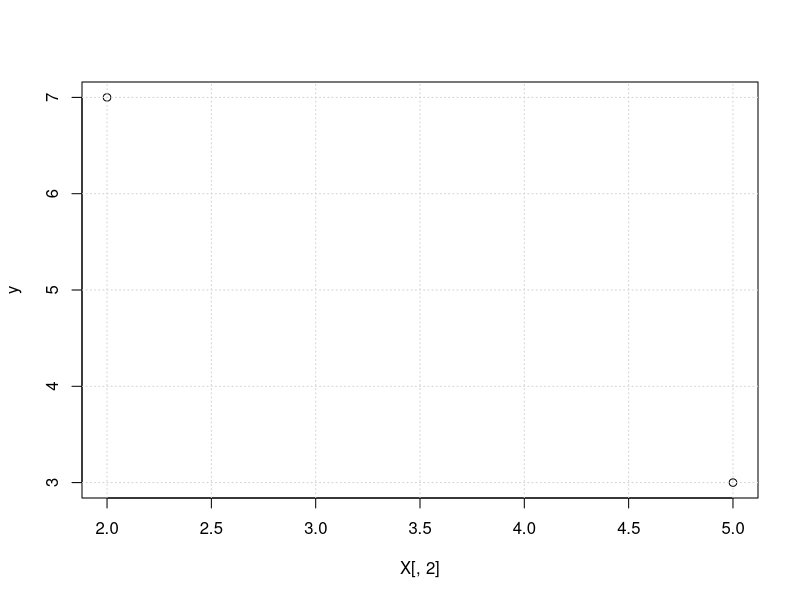
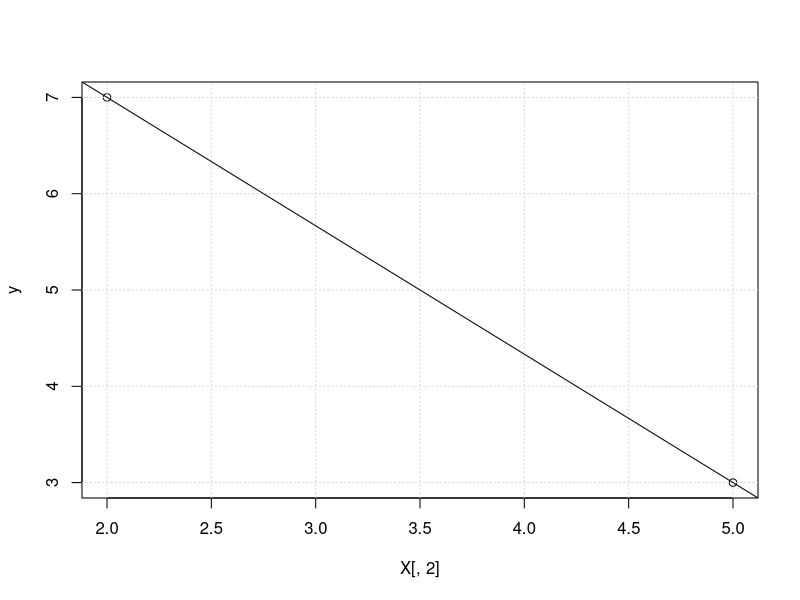
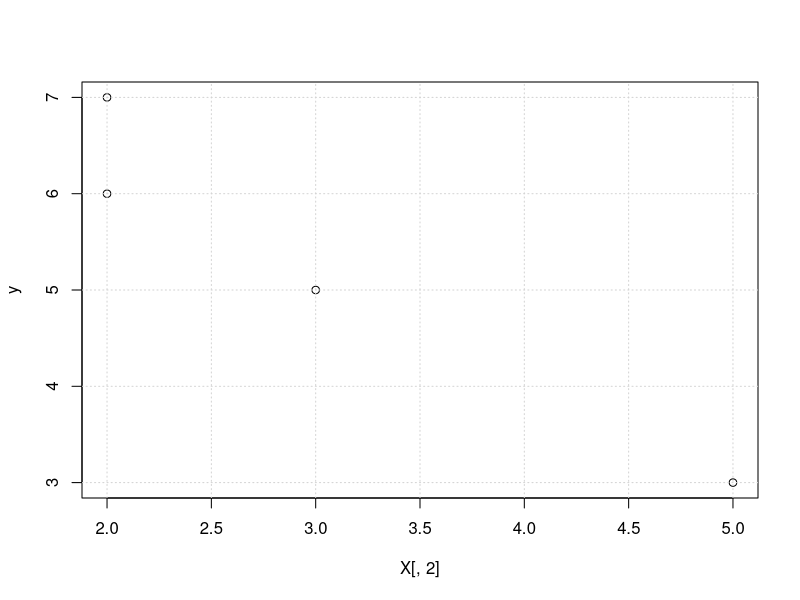
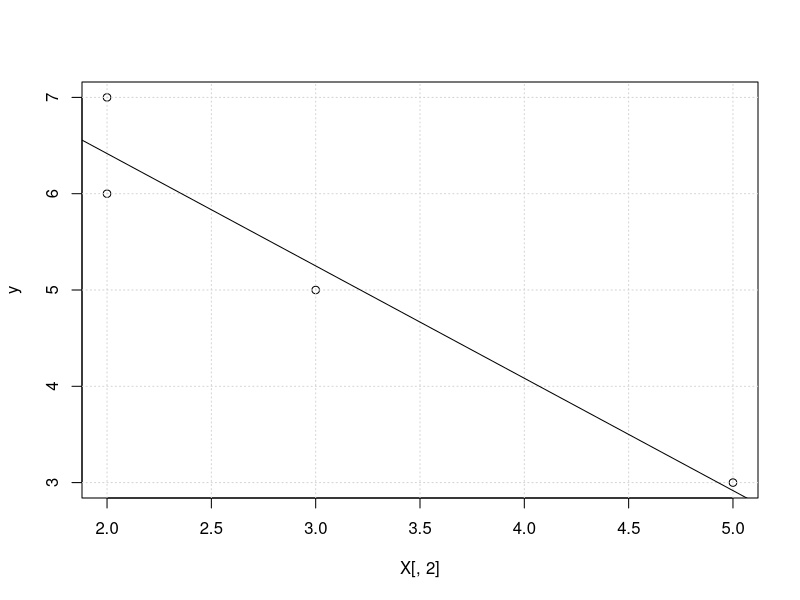
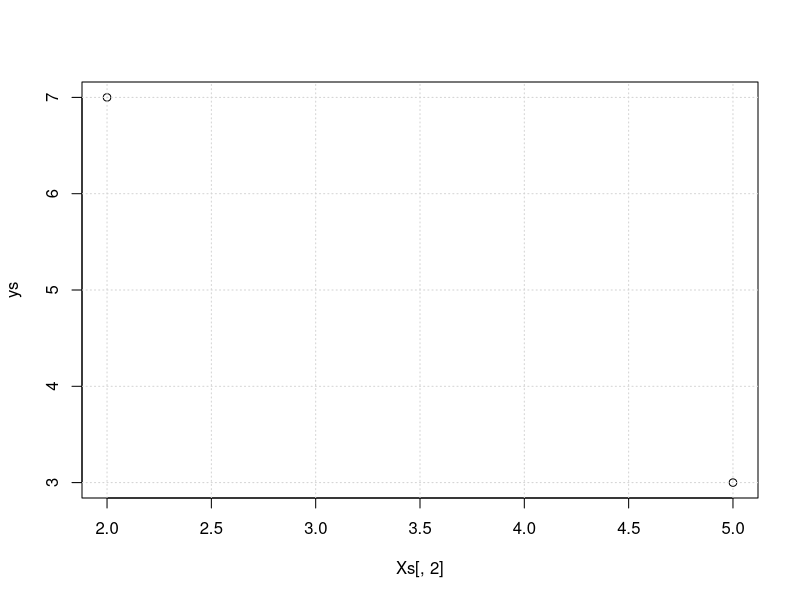
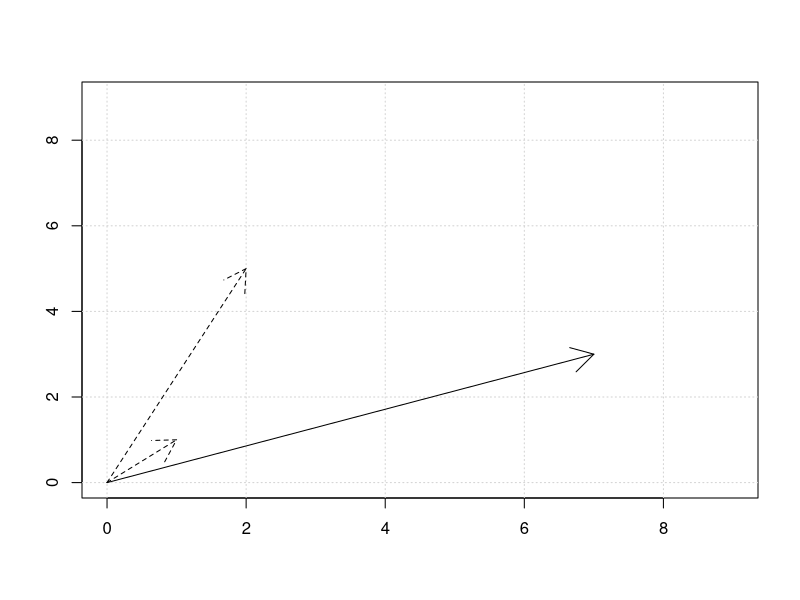
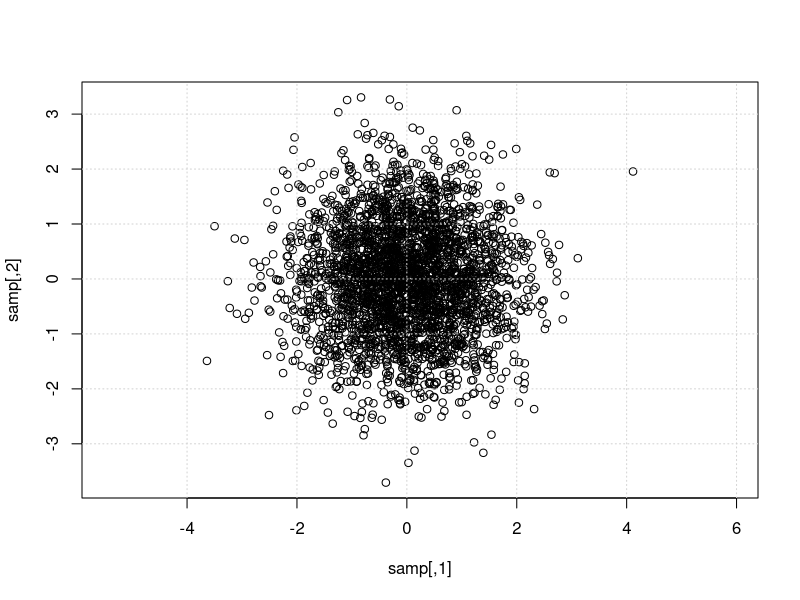
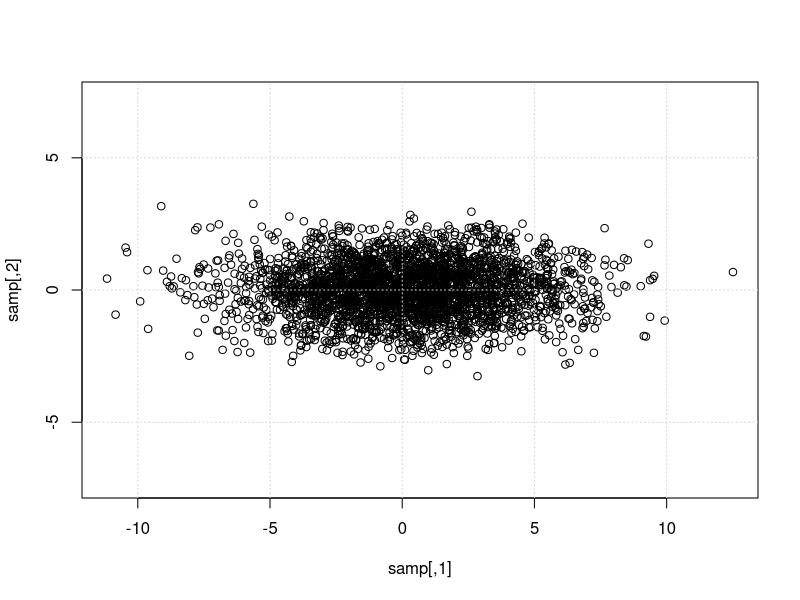

Generate these figures, in order, with R:
## ---- chunk 1
X <- rbind(c(1,2),
          c(1,5))
print(X)
## ---- chunk 2
y <- c(7,3)
print(y)
## ---- chunk 3
plot(X[,2],y); grid()
## ---- chunk 4
Xinv <- solve(X)
print(Xinv)
## ---- chunk 5
Xinv %*% X
## ---- chunk 6
X %*% Xinv
## ---- chunk 7
beta <- Xinv %*% y
print(beta)
## ---- chunk 8
plot(X[,2],y); grid()
abline(beta[1], beta[2])
## ---- chunk 9
lm(y ~ X[,2])$coeff
c(beta)
## ---- chunk 10
X <- rbind(c(1,2),
           c(1,5),
           c(1,3),
           c(1,2))
y <- c(7,3,5,6)
plot(X[,2],y); grid()
## ---- chunk 11
# > solve(X)
# Fails with: Error in solve.default(X) : 'a' (4 x 2) must be square 
## ---- chunk 12
beta <- solve(t(X) %*% X) %*% t(X) %*% y
print(beta)
## ---- chunk 13
beta_in <- lm(y ~ X[,2])$coeff
print(beta_in)
## ---- chunk 14
plot(X[,2],y); grid()
abline(beta[1], beta[2])
## ---- chunk 15
solve(t(X) %*% X) %*% t(X) %*% y
## ---- chunk 16
solve(t(X) %*% X, t(X) %*% y)
## ---- chunk 17
t(X) %*% X
## ---- chunk 18
U <- chol(t(X) %*% X)
U
## ---- chunk 19
t(U) %*% U
## ---- chunk 20
chol2inv(U) %*% t(X) %*% y
## ---- chunk 21
qr.R(qr(X))
## ---- chunk 22
R <- qr.R(qr(X)) 
chol2inv(R) %*% t(X) %*% y
## ---- chunk 23
Xs <- rbind(c(1,2),
            c(1,5))
ys <- c(7,3)
## ---- chunk 24
plot(Xs[,2],ys); grid()
## ---- chunk 25
plot(NULL, xlab="", ylab="", xlim=c(0,9), ylim=c(0,9)); grid();
arrows(0,0,Xs[1,1], Xs[2,1],lty=2)
arrows(0,0,Xs[1,2], Xs[2,2],lty=2)
arrows(0,0,ys[1],ys[2])
## ---- chunk 26
Y <- cbind(X, c(3,6,5,8))
Y
## ---- chunk 27
beta <- lm(y ~ Y - 1)$coeff
beta
## ---- chunk 28
sapply(1:3, function(i) {beta[i] * Y[,i]})
## ---- chunk 29
rowSums(sapply(1:3, function(i) {beta[i] * Y[,i]}))
y
## ---- chunk 30
Z <- cbind(Y, Y[,2] + Y[,3])
Z
## ---- chunk 31
summary(lm(y ~ Z - 1))$r.squared
summary(lm(y ~ Y - 1))$r.squared
## ---- chunk 32
mu <- c(0,0)
## ---- chunk 33
Sigma <- rbind(c(1,0),
               c(0,1))
## ---- chunk 34
library(MASS)
samp <- mvrnorm(10, mu = mu, Sigma = Sigma)
samp
## ---- chunk 35
samp <- mvrnorm(3000, mu = mu, Sigma = Sigma)
plot(samp, type="p", asp=1); grid()
## ---- chunk 36
Sigma <- rbind(c(10,0),
               c(0,1))
samp <- mvrnorm(3000, mu = mu, Sigma = Sigma)
plot(samp, type="p", asp=1); grid()
## ---- chunk 37
Sigma <- rbind(c(1,0),
               c(0,10))
samp <- mvrnorm(3000, mu = mu, Sigma = Sigma)
plot(samp, type="p", asp=1); grid()
## ---- chunk 38
prcomp(samp)
## ---- chunk 39
Sigma <- rbind(c(3,2),
               c(2,10))
samp <- mvrnorm(3000, mu = mu, Sigma = Sigma)
plot(samp, type="p", asp=1); grid()
## ---- chunk 40
prcomp(samp)
## ---- chunk 41
prc <- prcomp(samp)
plot(samp, type="p", asp=1); grid()
abline(0,prc$rotation[2,1]/prc$rotation[1,1])
abline(0,prc$rotation[2,2]/prc$rotation[1,2])
## ---- chunk 42
eigen(Sigma)
## ---- chunk 43
E = eigen(Sigma)
t(E$vectors) %*% Sigma %*% E$vectors
